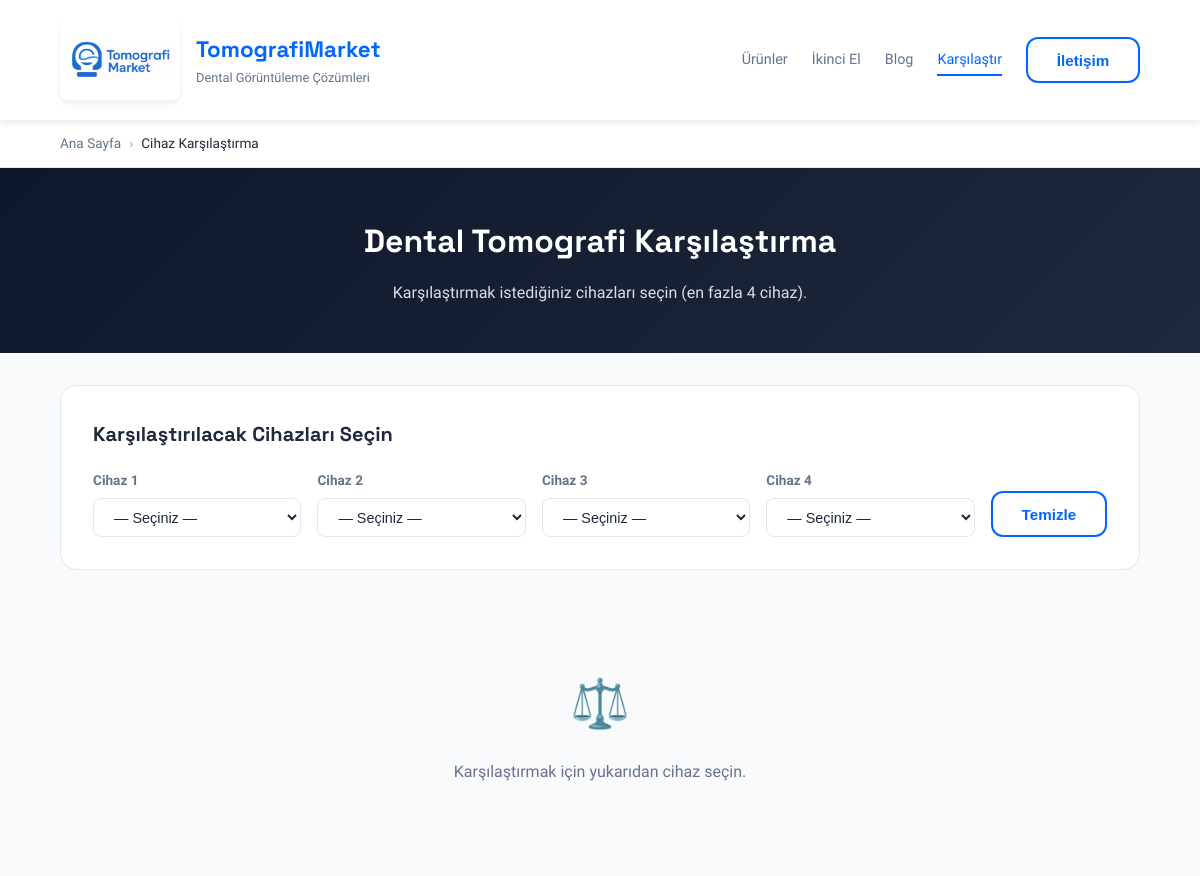
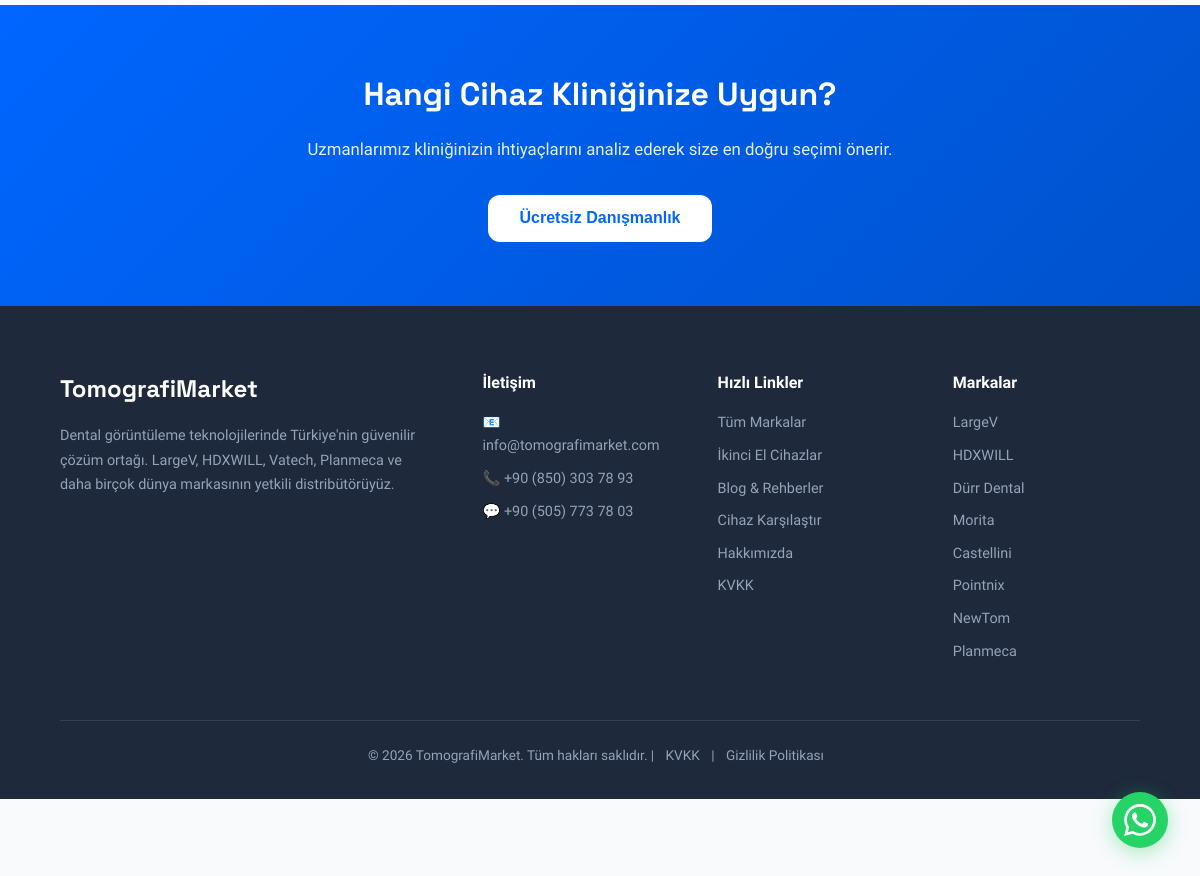
/sayfalar/karsilastirma.php, run on the app's committed database (2 pictures, top to bottom).
### tables this page shows
CREATE TABLE `brands` (
  `id` int(11) NOT NULL,
  `slug` varchar(100) NOT NULL,
  `name` varchar(150) NOT NULL,
  `logo` varchar(255) DEFAULT NULL,
  `origin` varchar(100) DEFAULT NULL,
  `description` text DEFAULT NULL,
  `seo_title` varchar(255) DEFAULT NULL,
  `seo_desc` varchar(400) DEFAULT NULL,
  `seo_keywords` varchar(400) DEFAULT NULL,
  `sort_order` int(11) DEFAULT 0,
  `active` tinyint(1) DEFAULT 1,
  `created_at` timestamp NOT NULL DEFAULT current_timestamp()
);

### config/db.php (called while the page is built, shortened)
<?php
function getDB(): PDO {
    static $pdo = null;
    if ($pdo === null) {
        $dsn = 'mysql:host=' . DB_HOST . ';dbname=' . DB_NAME . ';charset=' . DB_CHARSET;
        $options = [
            PDO::ATTR_ERRMODE            => PDO::ERRMODE_EXCEPTION,
            PDO::ATTR_DEFAULT_FETCH_MODE => PDO::FETCH_ASSOC,
            PDO::ATTR_EMULATE_PREPARES   => false,
        ];
        try {
            $pdo = new PDO($dsn, DB_USER, DB_PASS, $options);
        } catch (PDOException $e) {
            http_response_code(500);
            die('<h2>Veritabanı bağlantı hatası.</h2><p>' . htmlspecialchars($e->getMessage()) . '</p>');
        }
    }
    return $pdo;
}

### includes/functions.php (called while the page is built, shortened)
<?php
require_once __DIR__ . '/../config/db.php';
function h(string $s): string { return htmlspecialchars($s, ENT_QUOTES | ENT_SUBSTITUTE, 'UTF-8'); }
function getBrands(bool $activeOnly = true): array {
    $sql = 'SELECT * FROM brands' . ($activeOnly ? ' WHERE active=1' : '') . ' ORDER BY sort_order, name';
    return getDB()->query($sql)->fetchAll();
}

### sayfalar/karsilastirma.php (the view, shortened to what this page needs)
<?php
require_once __DIR__ . '/../includes/functions.php';
$depth       = '../';
require __DIR__ . '/../includes/header.php';
?>
<div class="breadcrumb">
  <div class="breadcrumb-container">
    <a href="../index.php">Ana Sayfa</a>
    <span class="breadcrumb-sep">›</span>
    <span class="breadcrumb-current">Cihaz Karşılaştırma</span>
  </div>
</div>
<section style="background:linear-gradient(135deg,#0f172a,#1e293b);color:#fff;padding:3rem 5%;text-align:center">
  <h1 style="font-family:'Space Grotesk',sans-serif;font-size:2rem;font-weight:800;margin-bottom:.75rem">Dental Tomografi Karşılaştırma</h1>
  <p style="opacity:.85;max-width:600px;margin:0 auto">Karşılaştırmak istediğiniz cihazları seçin (en fazla 4 cihaz).</p>
</section>
<div style="padding:2rem 5%;max-width:1400px;margin:0 auto">
  <div style="background:var(--bg-primary);border:1px solid var(--border);border-radius:16px;padding:2rem;margin-bottom:2rem">
    <h2 style="font-family:'Space Grotesk',sans-serif;font-size:1.25rem;margin-bottom:1.25rem">Karşılaştırılacak Cihazları Seçin</h2>
    <div style="display:flex;gap:1rem;flex-wrap:wrap;align-items:flex-end">
      <?php for ($i = 1; $i <= 4; $i++): ?>
      <div style="flex:1;min-width:200px">
        <label style="display:block;font-size:.85rem;font-weight:600;margin-bottom:.4rem;color:var(--text-secondary)">Cihaz <?= $i ?></label>
        <select id="sel-<?= $i ?>" class="filter-select" style="width:100%" onchange="updateComparison()">
          <option value="">— Seçiniz —</option>
        </select>
      </div>
      <?php endfor; ?>
      <button class="btn-secondary" onclick="clearAll()">Temizle</button>
    </div>
  </div>
  <div id="comparison-empty" style="text-align:center;padding:4rem;color:var(--text-secondary)">
    <div style="font-size:3rem;margin-bottom:1rem">⚖️</div>
    <p>Karşılaştırmak için yukarıdan cihaz seçin.</p>
  </div>
</div>
<section class="cta-section">
  <h2>Hangi Cihaz Kliniğinize Uygun?</h2>
  <p>Uzmanlarımız kliniğinizin ihtiyaçlarını analiz ederek size en doğru seçimi önerir.</p>
  <div class="cta-buttons">
    <button class="btn-cta-white" onclick="openContactModal()">Ücretsiz Danışmanlık</button>
  </div>
</section>
<?php require __DIR__ . '/../includes/footer.php'; ?>

### includes/footer.php (shortened to what this page needs)
<?php
$_depth = $depth ?? '';
$_brands = getBrands();
?>
<footer>
  <div class="footer-container">
    <div class="footer-brand">
      <h3>TomografiMarket</h3>
      <p>Dental görüntüleme teknolojilerinde Türkiye'nin güvenilir çözüm ortağı. LargeV, HDXWILL, Vatech, Planmeca ve daha birçok dünya markasının yetkili distribütörüyüz.</p>
    </div>
    <div class="footer-section">
      <h4>İletişim</h4>
      <p><a href="mailto:<?= SITE_EMAIL ?>">📧 <?= SITE_EMAIL ?></a></p>
      <p><a href="tel:<?= SITE_PHONE1 ?>">📞 +90 (850) 303 78 93</a></p>
      <p><a href="tel:<?= SITE_PHONE2 ?>">💬 +90 (505) 773 78 03</a></p>
    </div>
    <div class="footer-section">
      <h4>Hızlı Linkler</h4>
      <p><a href="<?= $_depth ?>index.php#brands">Tüm Markalar</a></p>
      <p><a href="<?= $_depth ?>ikinci-el.php">İkinci El Cihazlar</a></p>
      <p><a href="<?= $_depth ?>blog/index.php">Blog &amp; Rehberler</a></p>
      <p><a href="<?= $_depth ?>sayfalar/karsilastirma.php">Cihaz Karşılaştır</a></p>
      <p><a href="<?= $_depth ?>sayfalar/hakkimizda.php">Hakkımızda</a></p>
      <p><a href="<?= $_depth ?>sayfalar/kvkk.php">KVKK</a></p>
    </div>
    <div class="footer-section">
      <h4>Markalar</h4>
      <?php foreach (array_slice($_brands, 0, 8) as $b): ?>
      <p><a href="<?= $_depth ?>markalar/<?= h($b['slug']) ?>-tomografi.php"><?= h($b['name']) ?></a></p>
      <?php endforeach; ?>
    </div>
  </div>
  <div class="footer-bottom">
    <p>&copy; <?= date('Y') ?> TomografiMarket. Tüm hakları saklıdır.
    | <a href="<?= $_depth ?>sayfalar/kvkk.php">KVKK</a>
    | <a href="<?= $_depth ?>sayfalar/gizlilik.php">Gizlilik Politikası</a>
    </p>
  </div>
</footer>
<a href="https://wa.me/<?= SITE_WA ?>?text=Merhaba%2C%20dental%20görüntüleme%20ekipmanları%20hakkında%20bilgi%20almak%20istiyorum."
   class="whatsapp-btn" target="_blank" rel="noopener noreferrer" aria-label="WhatsApp ile iletişime geç">
</a>
</body>
</html>

### assets/css/main.css (style rules this page uses)
* { margin:0;padding:0;box-sizing:border-box }
:root { --primary:#0066ff; --primary-dark:#0052cc; --secondary:#00c9a7; --accent:#ff6b6b; --warning:#ffb800; --bg-primary:#ffffff; --bg-secondary:#f8fafc; --bg-tertiary:#eff6ff; --text-primary:#1e293b; --text-secondary:#64748b; --text-light:#94a3b8; --border:#e2e8f0; --shadow-sm:0 1px 2px rgba(0,0,0,.05); --shadow:0 4px 6px rgba(0,0,0,.07); --shadow-lg:0 10px 20px rgba(0,0,0,.1); --shadow-xl:0 20px 40px rgba(0,102,255,.15); }
body { font-family:"Plus Jakarta Sans",sans-serif;background:var(--bg-secondary);color:var(--text-primary);line-height:1.6;overflow-x:hidden }
.btn-secondary,.btn-outline { background:transparent;color:var(--primary);border:2px solid var(--primary);padding:.8rem 1.8rem;border-radius:12px;font-weight:600;font-size:.95rem;cursor:pointer;transition:.3s }
.breadcrumb { background:var(--bg-primary);border-bottom:1px solid var(--border) }
.breadcrumb-container { max-width:1400px;margin:0 auto;padding:.8rem 5%;display:flex;align-items:center;gap:.5rem;font-size:.85rem;flex-wrap:wrap }
.breadcrumb a { color:var(--text-secondary);text-decoration:none }
.breadcrumb-sep { color:var(--text-light) }
.breadcrumb-current { color:var(--text-primary);font-weight:500 }
.cta-section { background:linear-gradient(135deg,var(--primary),var(--primary-dark));color:#fff;padding:4rem 5%;text-align:center }
.cta-section h2 { font-family:"Space Grotesk",sans-serif;font-size:2rem;margin-bottom:1rem }
.cta-section p { opacity:.9;margin-bottom:2rem;font-size:1.05rem }
.cta-buttons { display:flex;gap:1rem;justify-content:center;flex-wrap:wrap }
.btn-cta-white { background:#fff;color:var(--primary);border:none;padding:.9rem 2rem;border-radius:12px;font-weight:700;font-size:1rem;cursor:pointer;transition:.3s }
.filter-select { padding:.6rem 1rem;border:1px solid var(--border);border-radius:8px;font-size:.9rem;color:var(--text-primary);background:var(--bg-primary);cursor:pointer }
footer { background:#1e293b;color:#94a3b8;padding:4rem 5% 2rem }
.footer-container { max-width:1400px;margin:0 auto;display:grid;grid-template-columns:2fr 1fr 1fr 1fr;gap:3rem;margin-bottom:3rem }
.footer-brand h3 { font-family:"Space Grotesk",sans-serif;font-size:1.5rem;color:#fff;margin-bottom:1rem }
.footer-brand p { line-height:1.7;font-size:.9rem }
.footer-section h4 { color:#fff;font-size:1rem;font-weight:600;margin-bottom:1rem }
.footer-section p { margin-bottom:.6rem;font-size:.9rem }
.footer-section a { color:#94a3b8;text-decoration:none;transition:.2s }
.footer-bottom { border-top:1px solid #334155;padding-top:1.5rem;text-align:center;font-size:.85rem }
.footer-bottom a { color:#94a3b8;text-decoration:none;margin:0 .5rem }
.whatsapp-btn { position:fixed;bottom:2rem;right:2rem;width:56px;height:56px;background:#25d366;color:#fff;border-radius:50%;display:flex;align-items:center;justify-content:center;z-index:999;box-shadow:0 4px 20px rgba(37,211,102,.4);transition:.3s;text-decoration:none }
.whatsapp-btn svg { width:32px;height:32px }

### data on the page
brands: name "LargeV"
brands: name "HDXWILL"
brands: name "Dürr Dental"
brands: name "Morita"
brands: name "Castellini"
brands: name "Pointnix"
brands: name "NewTom"
brands: name "Planmeca"

### other printed values
SITE_EMAIL "info@tomografimarket.com"
